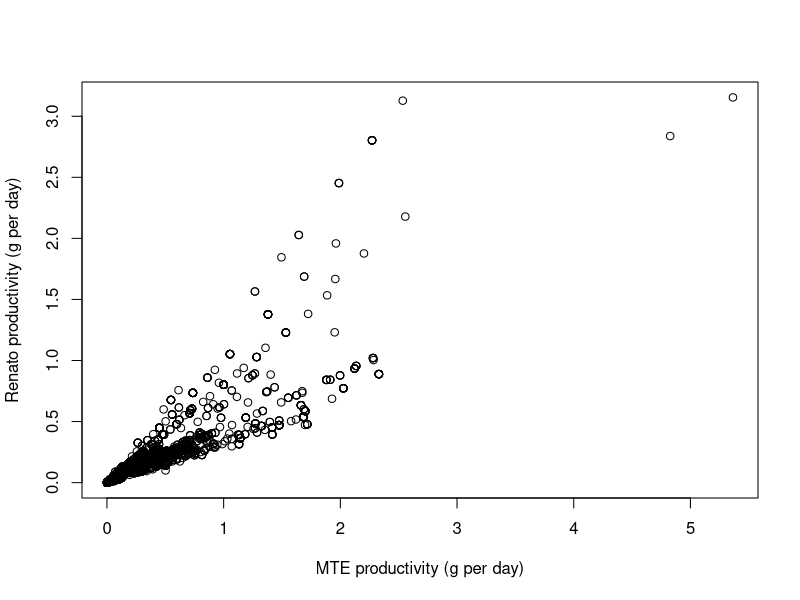
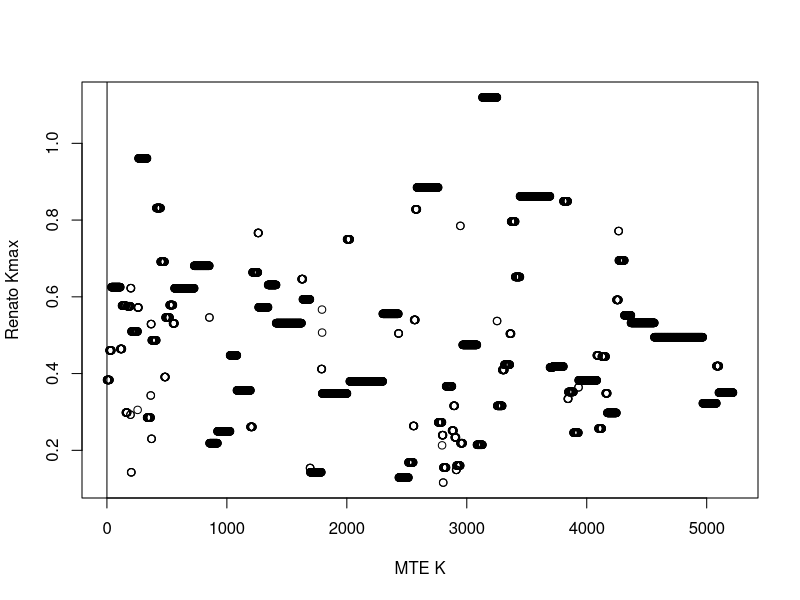

The R script that drew these images, in order: (Note: this script raises an error after producing the figures.)


prod_mte<-read.csv("data/wcs/madagascar_potential-prod-test_mte.csv")
prod_morais<-read.csv("data/wcs/madagascar_potential-prod-test_rfishprod.csv")

plot(prod_mte$prod_g_day, prod_morais$prod_day, 
     xlab = 'MTE productivity (g per day)', ylab = 'Renato productivity (g per day)')

plot(prod_mte$K, prod_morais$Kmax, 
     xlab = 'MTE K', ylab = 'Renato Kmax')
abline(0,1)

prod_morais %>% filter(prod_day>2)